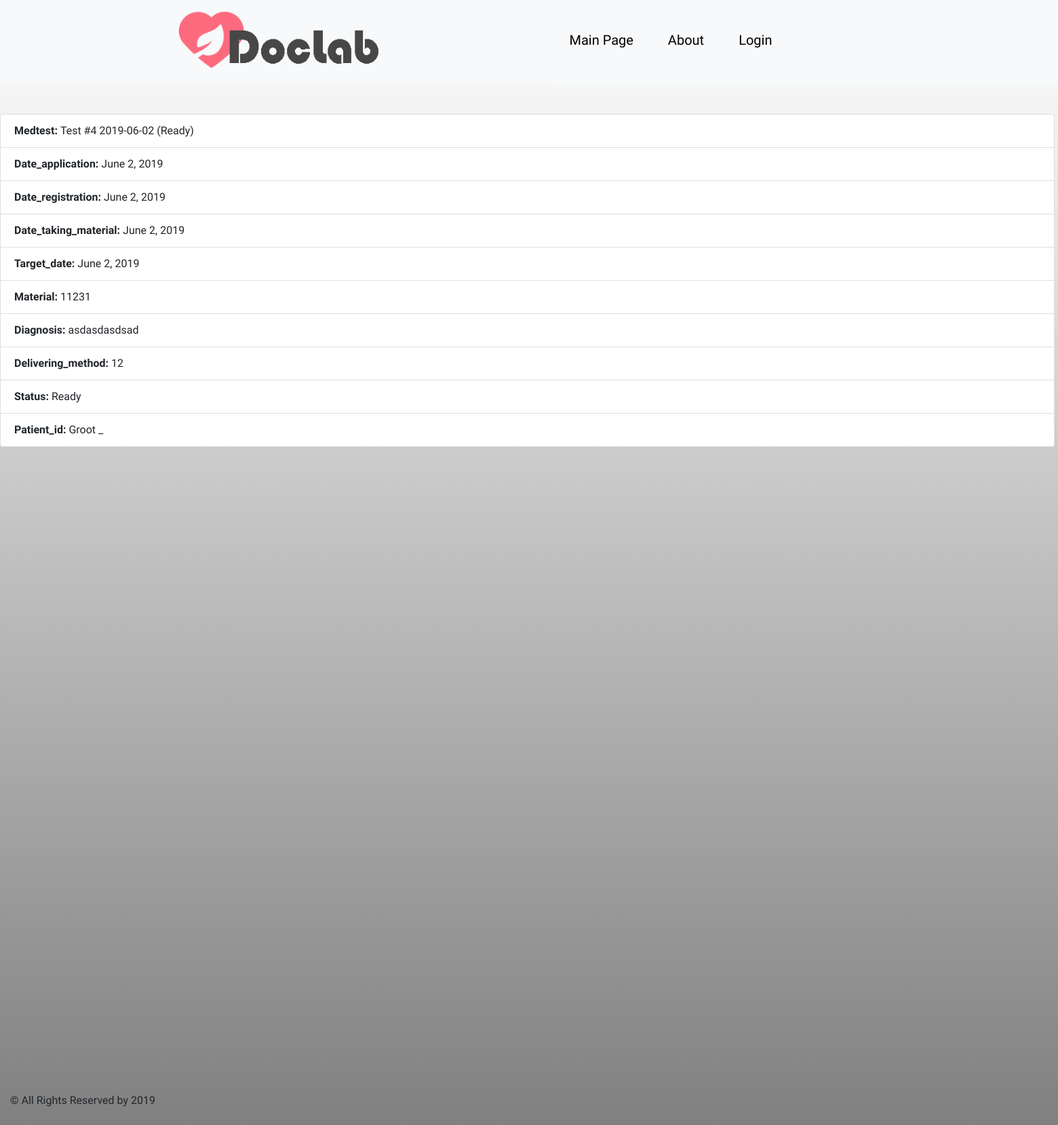
/lab/tests/4, run on an earlier commit of the app's database.
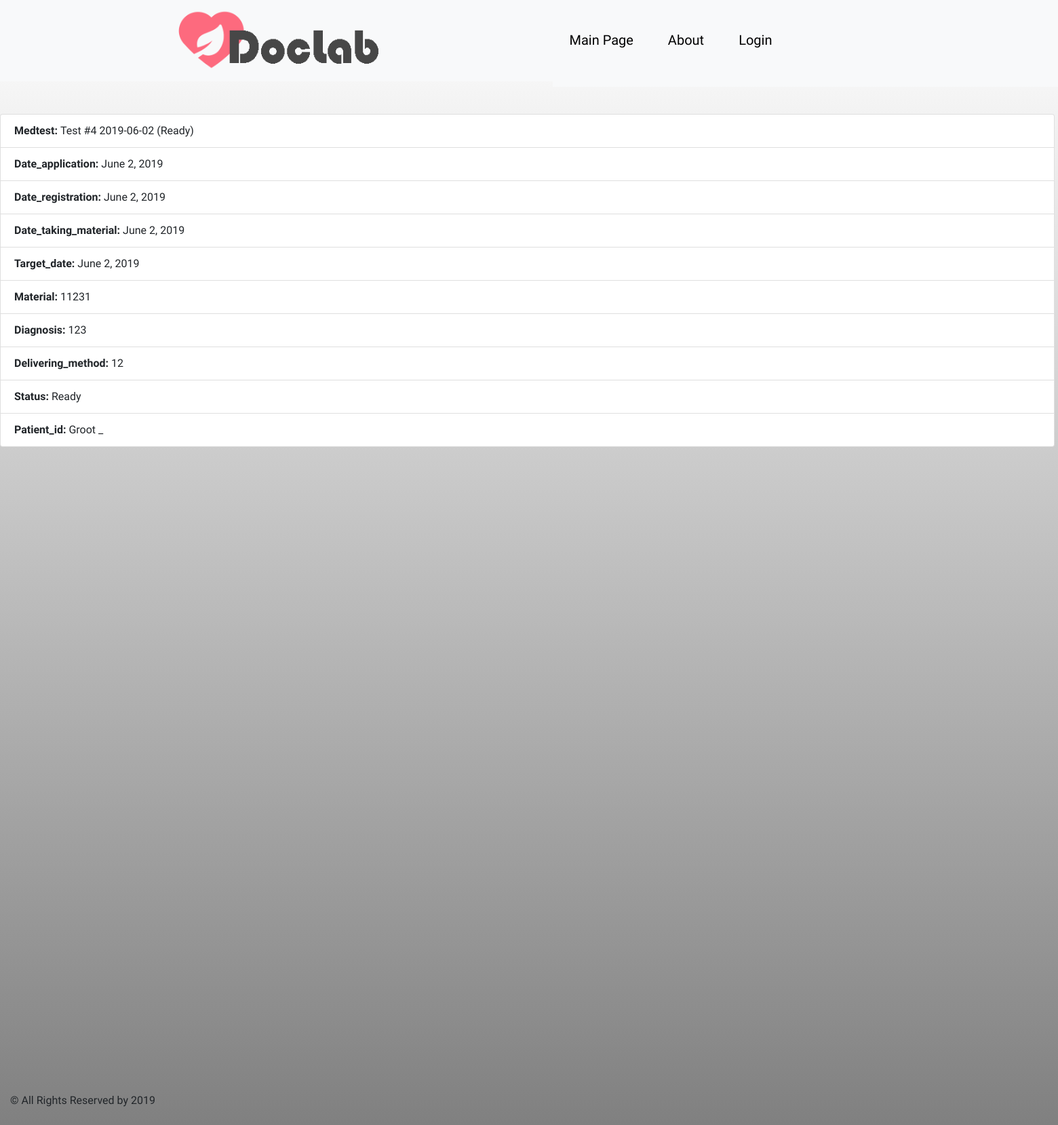
And on a later commit of the database.
### doctor/models.py (models this page shows, shortened)
class MedicalTests(models.Model):
    READINESS = (
        (0, 'In progress'),
        (1, 'Ready')
    )
    date_application = models.DateField(default=timezone.now)
    date_registration = models.DateField(default=timezone.now)
    date_taking_material = models.DateField(default=timezone.now)
    target_date = models.DateField(default=timezone.now)
    material = models.CharField(max_length=45)
    diagnosis = models.CharField(max_length=45)
    delivering_method = models.CharField(max_length=25)
    readiness = models.BooleanField(choices=READINESS, default=0)
    patient_id = models.ForeignKey(Patient, on_delete=models.CASCADE)
    doctor_id = models.ForeignKey(Doctor, on_delete=models.SET_NULL, null=True)
    def __str__(self):
        return 'Test #' + str(self.id) + ' ' + str(self.date_application) + ' (' + str(
            self.get_readiness_display()) + ')'

class Patient(models.Model):
    BLOOD_TYPE = (
        (0, 'O+'),
        (1, 'O-'),
        (2, 'B-'),
        (3, 'B+'),
        (4, 'A-'),
        (5, 'A+'),
        (6, 'AB-'),
        (7, 'AB+')
    )
    GENDER = (
        (0, 'Male'),
        (1, 'Female')
    )
    first_name = models.CharField(max_length=45)
    middle_name = models.CharField(max_length=45)
    last_name = models.CharField(max_length=45)
    passport_id = models.CharField(max_length=8, default='AA000000')
    gender = models.BooleanField(choices=GENDER, default=0)
    birth_date = models.DateField(blank=True, default=timezone.now)
    address = models.CharField(max_length=90, blank=True)
    phone_number = models.CharField(max_length=15, blank=True)
    email = models.CharField(max_length=254, blank=True)
    blood_type = models.IntegerField(choices=BLOOD_TYPE)
    notes = models.TextField(max_length=1000, blank=True)
    doctor_id = models.ForeignKey(Doctor, on_delete=models.SET_NULL, null=True)
    def __str__(self):
        return self.first_name + ' ' + self.last_name

### lab/views.py (the view)
# urls.py: path('tests/<int:medpk>', views.MedicalTestsDetailView.as_view(),    name='medtest_details')
class MedicalTestsDetailView(generic.DetailView):
    model = MedicalTests
    template_name = 'doctor/medtest_details.html'
    queryset = Patient.objects.all()
    def get_object(self, queryset=None):
        m_id = self.kwargs.get("medpk")
        return get_object_or_404(MedicalTests, id=m_id)

### doctor/templates/doctor/medtest_details.html (shortened to what this page needs)
{% extends 'extends/base.html' %}
{% block content %}
    <ul class="list-group">
        <li class="list-group-item"><b>Medtest: </b> {{ object }}</li>
        <li class="list-group-item"><b>Date_application: </b> {{ object.date_application }}</li>
        <li class="list-group-item"><b>Date_registration: </b> {{ object.date_registration }}</li>
        <li class="list-group-item"><b>Date_taking_material: </b> {{ object.date_taking_material }}</li>
        <li class="list-group-item"><b>Target_date: </b> {{ object.target_date }}</li>
        <li class="list-group-item"><b>Material: </b> {{ object.material }}</li>
        <li class="list-group-item"><b>Diagnosis: </b> {{ object.diagnosis }}</li>
        <li class="list-group-item"><b>Delivering_method: </b> {{ object.delivering_method }}</li>
        <li class="list-group-item"><b>Status: </b> {{ object.get_readiness_display }}</li>
        <li class="list-group-item"><b>Patient_id: </b> {{ object.patient_id }}</li>
    </ul>
{% endblock %}

What changed in the data, as far as the page shows it:
changed MedicalTests "Ready": diagnosis "asdasdasdsad" → "123"
